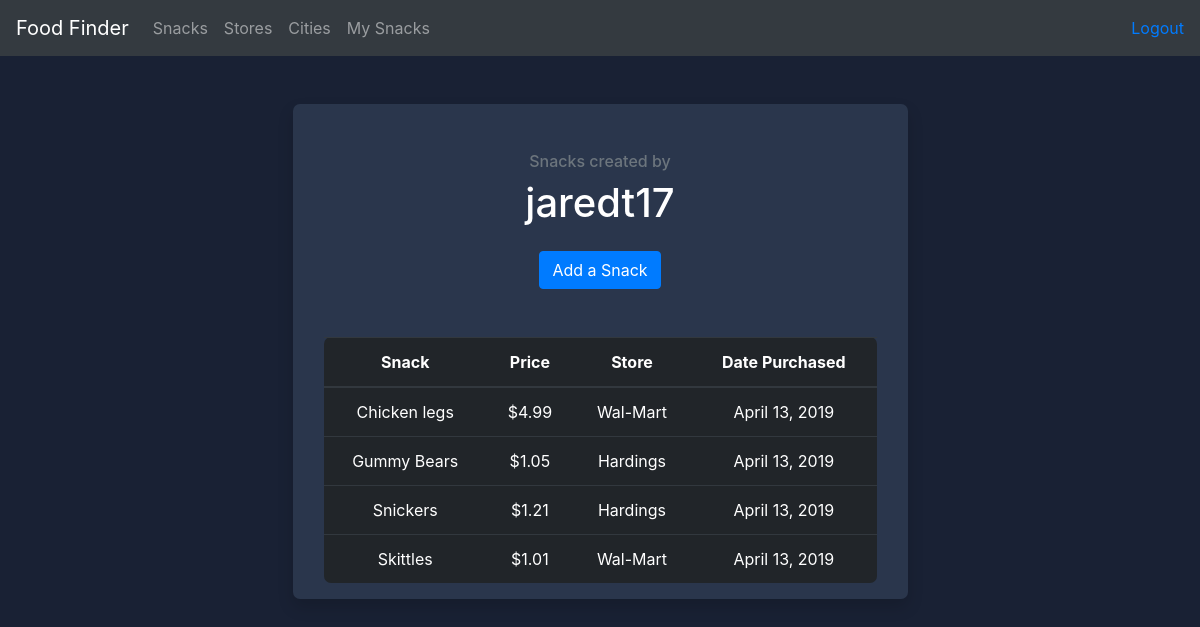
Page /food/my_snacks/ (signed in) on the committed database.
### food/models.py (models this page shows)
class Snack(models.Model):
    store = models.ForeignKey(Store, on_delete=models.CASCADE)
    name = models.CharField(max_length=255)
    price = models.DecimalField(default=1.00, decimal_places=2, max_digits=6)
    date_found = models.DateTimeField(auto_now_add=True, blank=True)
    sale = models.BooleanField(default=False)
    snack_author = models.ForeignKey(settings.AUTH_USER_MODEL, on_delete=models.CASCADE, null=True)
    def __str__(self):
        return f'%s' % self.name
    def pretty_price_string(self):
        fancy_price = f'$%.2f' % self.price
        return fancy_price

class Store(models.Model):
    name = models.CharField(max_length=255)
    city = models.CharField(max_length=255)
    def __str__(self):
        return f'%s' % self.name

### food/views.py (the view)
# urls.py: path('my_snacks/', views.user_snacks, name='my_snacks'),
@login_required()
def user_snacks(request):
    users_snacks = Snack.objects.filter(snack_author=request.user)
    context = {
        'users_snacks': users_snacks
    }
    return render(request, 'food/my_snacks.html', context)

### food/templates/food/my_snacks.html
{% extends 'food/base.html' %}
{% block content %}
    <div class="row justify-content-center mt-5">
        <div class="col-6 text-center shadow">
            <div class="m-3">
                <div class="m-5">
                    <h6 class="text-muted">Snacks created by</h6>
                    <h1>{{ user }}</h1>
                    <a class="text-white btn btn-md btn-primary mt-3" href="{% url 'food:create_snack' %}">Add a Snack</a>
                </div>
                {% if users_snacks %}
                    <table class="table table-dark">
                     <thead>
                        <tr>
                            <th scope="col">Snack</th>
                            <th scope="col">Price</th>
                            <th scope="col">Store</th>
                            <th scope="col">Date Purchased</th>
                        </tr>
                      </thead>
                    <tbody>
                    {% for snack in users_snacks %}
                        <tr>
                        <td>{{ snack }}</td>
                        <td>{{ snack.pretty_price_string }}</td>
                        <td>{{ snack.store }}</td>
                        <td>{{ snack.date_found.date }}</td>
                        </tr>
                    {% endfor %}
                    </tbody>
                    </table>
                {% else %}
                    <h4>You have added no snacks</h4>
                {% endif %}
            </div>
        </div>
    </div>
{% endblock %}

### static/css/custom-styles.css (style rules this page uses)
body { background-color: #192134; color: white; }
.shadow { background-color: #2A364C; border-radius: 7px; }
.table-dark { border-radius: 7px; }

### rows in the picture
Snack: name "Chicken legs", pretty_price_string "$4.99", store "Wal-Mart", date_found "April 13, 2019"
Snack: name "Gummy Bears", pretty_price_string "$1.05", store "Hardings", date_found "April 13, 2019"
Snack: name "Snickers", pretty_price_string "$1.21", store "Hardings", date_found "April 13, 2019"
Snack: name "Skittles", pretty_price_string "$1.01", store "Wal-Mart", date_found "April 13, 2019"

### other values in the picture
{{ user }} "jaredt17"
